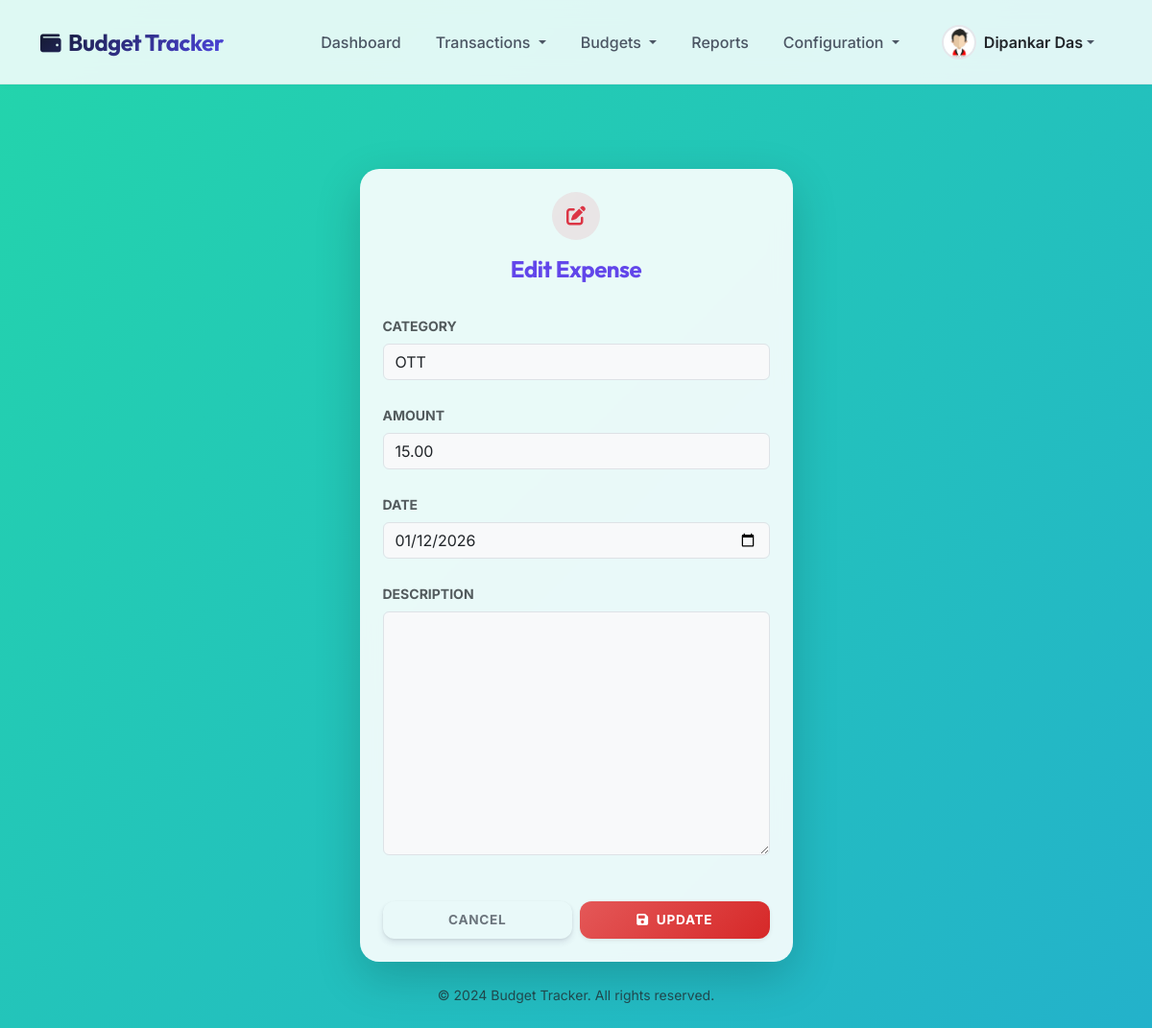
Page /expenses/4/edit/ (signed in) on the committed database.
### authentication/models.py (models this page shows, shortened)
class Profile(models.Model):
    user = models.OneToOneField(User, on_delete=models.CASCADE, related_name='profile')
    full_name = models.CharField(max_length=150, blank=True)
    phone_number = models.CharField(max_length=15, blank=True)
    date_of_birth = models.DateField(null=True, blank=True)
    GENDER_CHOICES = [
        ('M', 'Male'),
        ('F', 'Female'),
        ('O', 'Other'),
    ]
    gender = models.CharField(max_length=1, choices=GENDER_CHOICES, blank=True)
    city = models.CharField(max_length=100, blank=True)
    avatar = models.ImageField(upload_to='avatars/', blank=True, null=True)
    created_at = models.DateTimeField(auto_now_add=True)
    updated_at = models.DateTimeField(auto_now=True)

### finance/models.py (models this page shows, shortened)
class Expense(models.Model):
    user = models.ForeignKey(User, on_delete=models.CASCADE)
    amount = models.DecimalField(max_digits=10, decimal_places=2)
    category = models.ForeignKey(Category, on_delete=models.SET_NULL, null=True)
    date = models.DateField()
    description = models.TextField(blank=True, null=True)
    created_at = models.DateTimeField(auto_now_add=True)
    updated_at = models.DateTimeField(auto_now=True)

### finance/views.py (the view)
# urls.py: path('expenses/<int:pk>/edit/', views.edit_expense, name='edit_expense'),
@login_required(login_url='login')
def edit_expense(request, pk):
    expense = Expense.objects.filter(user=request.user, pk=pk).first()
    if not expense:
        messages.error(request, 'Expense not found.')
        return redirect('list_expenses')
    if request.method == 'POST':
        form = ExpenseForm(request.POST, instance=expense)
        if form.is_valid():
            form.save()
            messages.success(request, 'Expense updated successfully!')
            return redirect('list_expenses')
    else:
        form = ExpenseForm(instance=expense)
        form.fields['category'].queryset = Category.objects.filter(Q(user=request.user) | Q(user__isnull=True))
    return render(request, 'finance/edit_expense.html', {'form': form, 'expense': expense})

### finance/forms.py
class ExpenseForm(forms.ModelForm):
    class Meta:
        model = Expense
        fields = ['category', 'amount', 'date', 'description']
        widgets = {
            'date': DateInput(),
        }
    def __init__(self, *args, **kwargs):
        user = kwargs.pop('user', None)
        super(ExpenseForm, self).__init__(*args, **kwargs)
        if user:
            self.fields['category'].queryset = Category.objects.filter(models.Q(user=user) | models.Q(user__isnull=True))

### finance/models.py (called while the page is built)
    def __str__(self):
        return self.name

### templates/finance/edit_expense.html (shortened to what this page needs)
{% extends 'base.html' %}
{% block content %}
<div class="row justify-content-center">
    <div class="col-md-6 col-lg-5">
        <div class="card border-0 shadow-lg" style="backdrop-filter: blur(10px); background: rgba(255, 255, 255, 0.9);">
            <div class="card-header bg-transparent border-0 pt-4 pb-0 text-center">
                <div class="bg-danger bg-opacity-10 text-danger rounded-circle d-inline-flex align-items-center justify-content-center mb-3"
                    style="width: 50px; height: 50px; font-size: 1.25rem;">
                    <i class="fas fa-edit"></i>
                </div>
                <h4 class="card-title fw-bold">Edit Expense</h4>
            </div>
            <div class="card-body p-4">
                <form method="post">
                    {% for field in form %}
                    <div class="mb-4">
                        <label for="{{ field.id_for_label }}"
                            class="form-label fw-bold small text-uppercase text-muted">{{ field.label }}</label>
                        {{ field }}
                    </div>
                    {% endfor %}
                    <div class="d-grid gap-2 mt-5">
                        <div class="row g-2">
                            <div class="col-6">
                                <a href="{% url 'list_expenses' %}"
                                    class="btn btn-outline-secondary w-100 fw-bold">Cancel</a>
                            </div>
                            <div class="col-6">
                                <button type="submit" class="btn btn-danger w-100 fw-bold shadow-sm">
                                    <i class="fas fa-save me-2"></i>Update
                                </button>
                            </div>
                        </div>
                    </div>
                </form>
            </div>
        </div>
    </div>
</div>
{% endblock %}

### templates/base.html (shortened to what this page needs)
<!DOCTYPE html>
<html lang="en">
<head>
    <link href="https://cdn.jsdelivr.net/npm/bootstrap@5.3.0/dist/css/bootstrap.min.css" rel="stylesheet">
    <link rel="stylesheet" href="https://cdnjs.cloudflare.com/ajax/libs/font-awesome/6.4.0/css/all.min.css">
    {% load static %}
    <link href="{% static 'css/style.css' %}" rel="stylesheet">
</head>
<body>
    <nav class="navbar navbar-expand-lg fixed-top navbar-glass">
        <div class="container">
            <a class="navbar-brand" href="{% url 'home' %}">
                <i class="fas fa-wallet me-2 text-primary" style="font-size: 0.9em;"></i>Budget Tracker
            </a>
            <div class="collapse navbar-collapse" id="navbarNav">
                <ul class="navbar-nav ms-auto mb-2 mb-lg-0 align-items-lg-center">
                    {% if user.is_authenticated %}
                    <li class="nav-item">
                        <a class="nav-link" href="{% url 'dashboard' %}">Dashboard</a>
                    </li>
                    <li class="nav-item dropdown">
                        <a class="nav-link dropdown-toggle" href="#" id="transactionDropdown" role="button"
                            data-bs-toggle="dropdown" aria-expanded="false">
                            Transactions
                        </a>
                    </li>
                    <li class="nav-item dropdown">
                        <a class="nav-link dropdown-toggle" href="#" id="budgetDropdown" role="button"
                            data-bs-toggle="dropdown" aria-expanded="false">
                            Budgets
                        </a>
                    </li>
                    <li class="nav-item">
                        <a class="nav-link" href="{% url 'reports_dashboard' %}">Reports</a>
                    </li>
                    <li class="nav-item dropdown">
                        <a class="nav-link dropdown-toggle" href="#" id="configDropdown" role="button"
                            data-bs-toggle="dropdown" aria-expanded="false">
                            Configuration
                        </a>
                    </li>
                    {% endif %}
                </ul>
                <ul class="navbar-nav ms-2">
                    {% if user.is_authenticated %}
                    <li class="nav-item dropdown">
                        <a class="nav-link dropdown-toggle d-flex align-items-center py-1 pe-0" href="#"
                            id="profileDropdown" role="button" data-bs-toggle="dropdown" aria-expanded="false">
                            {% if user.profile.avatar %}
                            <img src="{{ user.profile.avatar.url }}" alt="Profile"
                                class="rounded-circle nav-avatar me-2">
                            {% else %}
                            <div
                                class="rounded-circle bg-primary text-white d-flex align-items-center justify-content-center me-2 nav-avatar">
                                {{ user.username|make_list|first|upper }}
                            </div>
                            {% endif %}
                            <span class="d-none d-lg-inline fw-semibold text-dark">
                                {% if user.profile.full_name %}
                                {{ user.profile.full_name }}
                                {% else %}
                                {{ user.username }}
                                {% endif %}
                            </span>
                        </a>
                    </li>
                    {% endif %}
                </ul>
            </div>
        </div>
    </nav>
    <div class="container main-container">
        {% block content %}{% endblock %}
    </div>
    <footer class="mt-auto py-4 text-center text-muted small">
        <div class="container">
            <p class="mb-0">&copy; 2024 Budget Tracker. All rights reserved.</p>
        </div>
    </footer>
</body>
</html>

### static/css/style.css (style rules this page uses)
:root { --primary-color: #6246ea; --secondary-color: #e45858; --accent-color: #3ddc84; --text-primary: #2b2c34; --text-secondary: #8d99ae; --bg-gradient: linear-gradient(135deg, #fffffe 0%, #f0f4ef 100%); --success-bg: #d4edda; --success-text: #155724; --danger-bg: #f8d7da; --danger-text: #721c24; --warning-bg: #fff3cd; --warning-text: #856404; --glass-bg: rgba(255, 255, 255, 0.75); --glass-border: 1px solid rgba(255, 255, 255, 0.3); --glass-shadow: 0 8px 32px 0 rgba(31, 38, 135, 0.1); --backdrop-blur: blur(12px); --border-radius: 20px; --transition: all 0.3s cubic-bezier(0.25, 0.8, 0.25, 1); }
body { font-family: 'Outfit', 'Inter', sans-serif; background: linear-gradient(-45deg, #ee7752, #e73c7e, #23a6d5, #23d5ab); background-size: 400% 400%; animation: gradientBG 15s ease infinite; color: var(--text-primary); min-height: 100vh; }
h1, h2, h3, h4, h5, h6 { font-weight: 700; letter-spacing: -0.02em; color: #2b2c34; }
.navbar { background: rgba(255, 255, 255, 0.85) !important; backdrop-filter: blur(15px); -webkit-backdrop-filter: blur(15px); box-shadow: 0 4px 30px rgba(0, 0, 0, 0.03); border-bottom: 1px solid rgba(255, 255, 255, 0.5); padding: 0.8rem 0; }
.navbar-brand { font-weight: 800; font-size: 1.6rem; background: linear-gradient(135deg, #6246ea 0%, #e45858 100%); -webkit-background-clip: text; -webkit-text-fill-color: transparent; letter-spacing: -0.5px; }
.nav-link { font-weight: 600; color: #4a5568 !important; padding: 0.6rem 1rem !important; border-radius: 10px; transition: all 0.3s ease; margin: 0 4px; }
.card { background: var(--glass-bg); backdrop-filter: var(--backdrop-blur); border: var(--glass-border); border-radius: var(--border-radius); box-shadow: var(--glass-shadow); transition: var(--transition); }
.card-header { background: transparent; border-bottom: 1px solid rgba(0, 0, 0, 0.05); font-weight: 700; padding: 1.5rem; color: var(--primary-color); }
.btn { border-radius: 12px; padding: 0.6rem 1.5rem; font-weight: 600; text-transform: uppercase; font-size: 0.85rem; letter-spacing: 0.05em; border: none; transition: var(--transition); box-shadow: 0 4px 6px rgba(50, 50, 93, 0.11), 0 1px 3px rgba(0, 0, 0, 0.08); }
.btn-danger { background: linear-gradient(135deg, #e45858 0%, #d62828 100%); color: white; }
.main-container { margin-top: 90px !important; }

### templates/base.html (style rules this page uses)
body { background-color: #f8f9fa; font-family: 'Inter', sans-serif; padding-top: 86px; color: #1f2937; }
h1, h2, h3, h4, h5, h6, .navbar-brand { font-family: 'Outfit', sans-serif; }
.navbar-glass { background: rgba(255, 255, 255, 0.85); backdrop-filter: blur(12px); -webkit-backdrop-filter: blur(12px); border-bottom: 1px solid rgba(0, 0, 0, 0.05); box-shadow: 0 4px 6px -1px rgba(0, 0, 0, 0.02); padding: 1rem 0; transition: all 0.3s ease; }
.navbar-brand { font-weight: 700; font-size: 1.5rem; background: linear-gradient(135deg, #111827 0%, #4f46e5 100%); -webkit-background-clip: text; -webkit-text-fill-color: transparent; }
.nav-link { font-weight: 500; color: #4b5563 !important; padding: 0.6rem 1rem !important; border-radius: 8px; transition: all 0.2s ease; margin: 0 2px; }
.nav-avatar { width: 36px; height: 36px; object-fit: cover; border: 2px solid #e5e7eb; transition: border-color 0.2s; }
.main-container { animation: fadeIn 0.5s ease-out; }

### rows in the picture
Expense: form "OTT" "15.00" "01/12/2026"

### other values in the picture
{{ user.profile.full_name }} "Dipankar Das"
{{ field.label }} "CATEGORY" "AMOUNT" "DATE" "DESCRIPTION"
